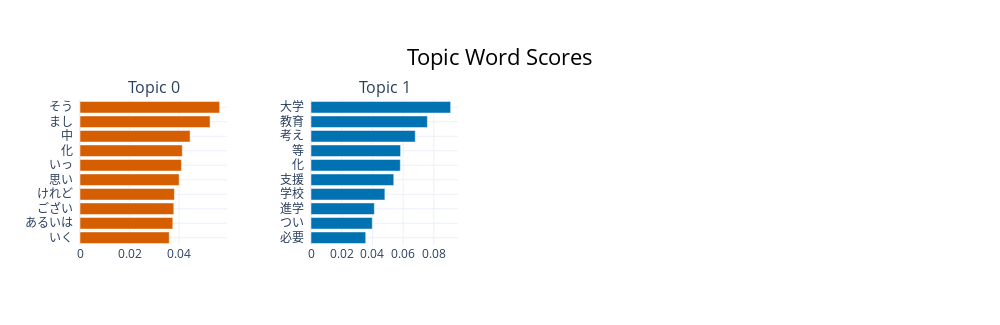

This figure's notebook cell:
### Code cell
group_1.visualize_barchart(n_words=10)
# group_1.visualize_topics()
# group_1.get_topics()
# group_1.get_topic(3)

### Figure 1 — Plotly figure (JSON) as saved in the notebook; plotly's stock layout.template omitted (floating-point values rounded to 4 significant figures)
{"data": [{"marker": {"color": "#D55E00"}, "orientation": "h", "type": "bar", "x": [0.03605, 0.03748, 0.03788, 0.03813, 0.04004, 0.04095, 0.04132, 0.04446, 0.05254, 0.0564], "xaxis": "x", "y": ["いく  ", "あるいは  ", "ござい  ", "けれど  ", "思い  ", "いっ  ", "化  ", "中  ", "まし  ", "そう  "], "yaxis": "y"}, {"marker": {"color": "#0072B2"}, "orientation": "h", "type": "bar", "x": [0.03564, 0.03989, 0.04126, 0.04812, 0.05391, 0.05816, 0.05835, 0.0679, 0.07579, 0.09094], "xaxis": "x2", "y": ["必要  ", "つい  ", "進学  ", "学校  ", "支援  ", "化  ", "等  ", "考え  ", "教育  ", "大学  "], "yaxis": "y2"}], "layout": {"annotations": [{"font": {"size": 16}, "showarrow": false, "text": "Topic 0", "x": 0.0875, "xanchor": "center", "xref": "paper", "y": 1, "yanchor": "bottom", "yref": "paper"}, {"font": {"size": 16}, "showarrow": false, "text": "Topic 1", "x": 0.3625, "xanchor": "center", "xref": "paper", "y": 1, "yanchor": "bottom", "yref": "paper"}], "height": 325, "hoverlabel": {"bgcolor": "white", "font": {"family": "Rockwell", "size": 16}}, "showlegend": false, "title": {"font": {"color": "Black", "size": 22}, "text": "Topic Word Scores", "x": 0.5, "xanchor": "center", "yanchor": "top"}, "width": 1000, "xaxis": {"anchor": "y", "domain": [0, 0.175], "showgrid": true}, "xaxis2": {"anchor": "y2", "domain": [0.275, 0.45], "showgrid": true}, "xaxis3": {"anchor": "y3", "domain": [0.55, 0.725], "showgrid": true}, "xaxis4": {"anchor": "y4", "domain": [0.825, 1], "showgrid": true}, "yaxis": {"anchor": "x", "domain": [0, 1], "showgrid": true}, "yaxis2": {"anchor": "x2", "domain": [0, 1], "showgrid": true}, "yaxis3": {"anchor": "x3", "domain": [0, 1], "showgrid": true}, "yaxis4": {"anchor": "x4", "domain": [0, 1], "showgrid": true}}}
